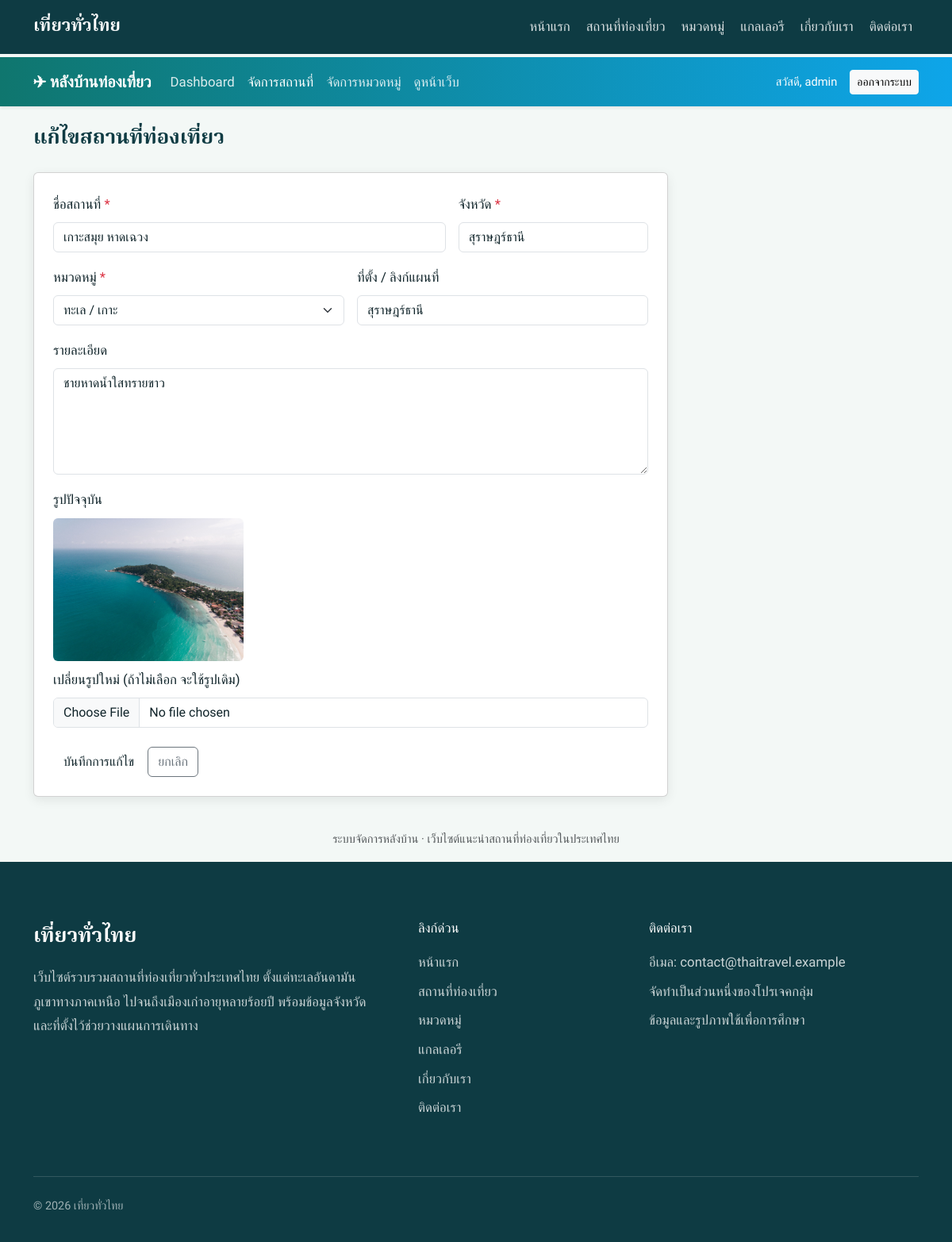
Screenshot of /admin/places/edit.php?id=2 (signed in) with the database file from the repository.
### tables this page shows
CREATE TABLE IF NOT EXISTS places (
  id INT UNSIGNED AUTO_INCREMENT PRIMARY KEY,
  category_id INT UNSIGNED NOT NULL,
  name VARCHAR(150) NOT NULL,
  province VARCHAR(100) NOT NULL DEFAULT '',
  description TEXT,
  location VARCHAR(255) DEFAULT NULL,
  image VARCHAR(255) DEFAULT NULL,
  created_at TIMESTAMP NOT NULL DEFAULT CURRENT_TIMESTAMP,
  KEY idx_cat (category_id),
  CONSTRAINT fk_places_cat FOREIGN KEY (category_id) REFERENCES categories(id)
);

CREATE TABLE IF NOT EXISTS categories (
  id INT UNSIGNED AUTO_INCREMENT PRIMARY KEY,
  name VARCHAR(100) NOT NULL UNIQUE,
  created_at TIMESTAMP NOT NULL DEFAULT CURRENT_TIMESTAMP
);

### admin/places/edit.php (the view, shortened to what this page needs)
<?php
require __DIR__ . '/../../config/db.php';
$id = (int) ($_GET['id'] ?? $_POST['id'] ?? 0);
$stmt = $pdo->prepare('SELECT * FROM places WHERE id = ?');
$stmt->execute([$id]);
$place = $stmt->fetch();
$categories = $pdo->query('SELECT id, name FROM categories ORDER BY name')->fetchAll();
$data  = [
    'name'        => $place['name'],
    'province'    => $place['province'] ?? '',
    'category_id' => $place['category_id'],
    'description' => $place['description'] ?? '',
    'location'    => $place['location'] ?? '',
];
require __DIR__ . '/../includes/header.php';
?>
<h3 class="fw-semibold mb-4">แก้ไขสถานที่ท่องเที่ยว</h3>
<div class="card panel-card" style="max-width:800px;">
    <div class="card-body p-4">
        <form method="post" enctype="multipart/form-data">
            <div class="row g-3">
                <div class="col-md-8">
                    <label for="name" class="form-label">ชื่อสถานที่ <span class="text-danger">*</span></label>
                    <input type="text" class="form-control" id="name" name="name" maxlength="150" required
                           value="<?= htmlspecialchars($data['name']) ?>">
                </div>
                <div class="col-md-4">
                    <label for="province" class="form-label">จังหวัด <span class="text-danger">*</span></label>
                    <input type="text" class="form-control" id="province" name="province" maxlength="100" required
                           value="<?= htmlspecialchars($data['province']) ?>">
                </div>
                <div class="col-md-6">
                    <label for="category_id" class="form-label">หมวดหมู่ <span class="text-danger">*</span></label>
                    <select class="form-select" id="category_id" name="category_id" required>
                        <?php foreach ($categories as $c): ?>
                            <option value="<?= (int)$c['id'] ?>"
                                <?= (string)$c['id'] === (string)$data['category_id'] ? 'selected' : '' ?>>
                                <?= htmlspecialchars($c['name']) ?>
                            </option>
                        <?php endforeach; ?>
                    </select>
                </div>
                <div class="col-md-6">
                    <label for="location" class="form-label">ที่ตั้ง / ลิงก์แผนที่</label>
                    <input type="text" class="form-control" id="location" name="location" maxlength="255"
                           value="<?= htmlspecialchars($data['location']) ?>">
                </div>
                <div class="col-12">
                    <label for="description" class="form-label">รายละเอียด</label>
                    <textarea class="form-control" id="description" name="description" rows="5"><?= htmlspecialchars($data['description']) ?></textarea>
                </div>
                <div class="col-12">
                    <label class="form-label d-block">รูปปัจจุบัน</label>
                    <?php if ($place['image']): ?>
                        <img src="<?= UPLOAD_URL . htmlspecialchars($place['image']) ?>" alt=""
                             class="rounded mb-2" style="max-width:260px;max-height:180px;object-fit:cover;">
                    <?php else: ?>
                        <div class="text-muted mb-2">ยังไม่มีรูป</div>
                    <?php endif; ?>
                    <label for="image" class="form-label d-block">เปลี่ยนรูปใหม่ (ถ้าไม่เลือก จะใช้รูปเดิม)</label>
                    <input type="file" class="form-control" id="image" name="image"
                           accept=".jpg,.jpeg,.png,.webp,image/jpeg,image/png,image/webp">
                </div>
            </div>
            <div class="mt-4">
                <button type="submit" class="btn btn-teal">บันทึกการแก้ไข</button>
                <a href="index.php" class="btn btn-outline-secondary">ยกเลิก</a>
            </div>
        </form>
    </div>
</div>
<?php require __DIR__ . '/../includes/footer.php'; ?>

### assets/css/style.css (style rules this page uses)
:root { --sea-deep: #0E3B43; --lagoon: #1F8A8A; --foam: #F3F8F6; --ink: #10242A; --mango: #F4A62A; --mango-dk: #E0951A; --font-display: 'Noto Serif Thai', serif; --font-body: 'Anuphan', sans-serif; --fs-sm: 0.9rem; --fs-base: 1.05rem; --fs-lg: 1.25rem; --fs-h3: clamp(1.35rem, 2.2vw, 1.6rem); --fs-h2: clamp(1.8rem, 3.6vw, 2.5rem); --fs-h1: clamp(2.3rem, 6vw, 4.6rem); --radius-img: 28px; --nav-h: 4.5rem; --bs-body-font-family: var(--font-body); --bs-body-color: var(--ink); }
html { scroll-behavior: smooth; }
body { font-family: var(--font-body); font-size: var(--fs-base); font-weight: 400; line-height: 1.8; color: var(--ink); background: var(--foam); }
body.no-hero { padding-top: var(--nav-h); }
h1, h2, h3, h4 { font-family: var(--font-display); font-weight: 600; line-height: 1.35; color: var(--sea-deep); }
h3 { font-size: var(--fs-h3); }
a { color: var(--lagoon); }
.btn, a, .card { transition: all 0.3s ease-in-out; }

### admin/includes/header.php (style rules this page uses)
:root { --teal-dark: #0f766e; --teal: #14b8a6; --sea: #0ea5e9; }
body { font-family: 'Prompt', sans-serif; background: #f0fdfa; }
.panel-card { border: 0; border-radius: 1rem; box-shadow: 0 4px 14px rgba(0,0,0,.08); }
.btn-teal { background: var(--teal-dark); border-color: var(--teal-dark); color: #fff; }

### rows the page displays
places: name "เกาะสมุย หาดเฉวง", province "สุราษฎร์ธานี", category_id "ทะเล / เกาะ", location "สุราษฎร์ธานี", description "ชายหาดน้ำใสทรายขาว", image (picture)

### other values shown
$_SESSION['admin_user'] "admin"
$siteName "เที่ยวทั่วไทย"
$label "หน้าแรก"
$label "สถานที่ท่องเที่ยว"
$label "หมวดหมู่"
$label "แกลเลอรี"
$label "เกี่ยวกับเรา"
$label "ติดต่อเรา"
